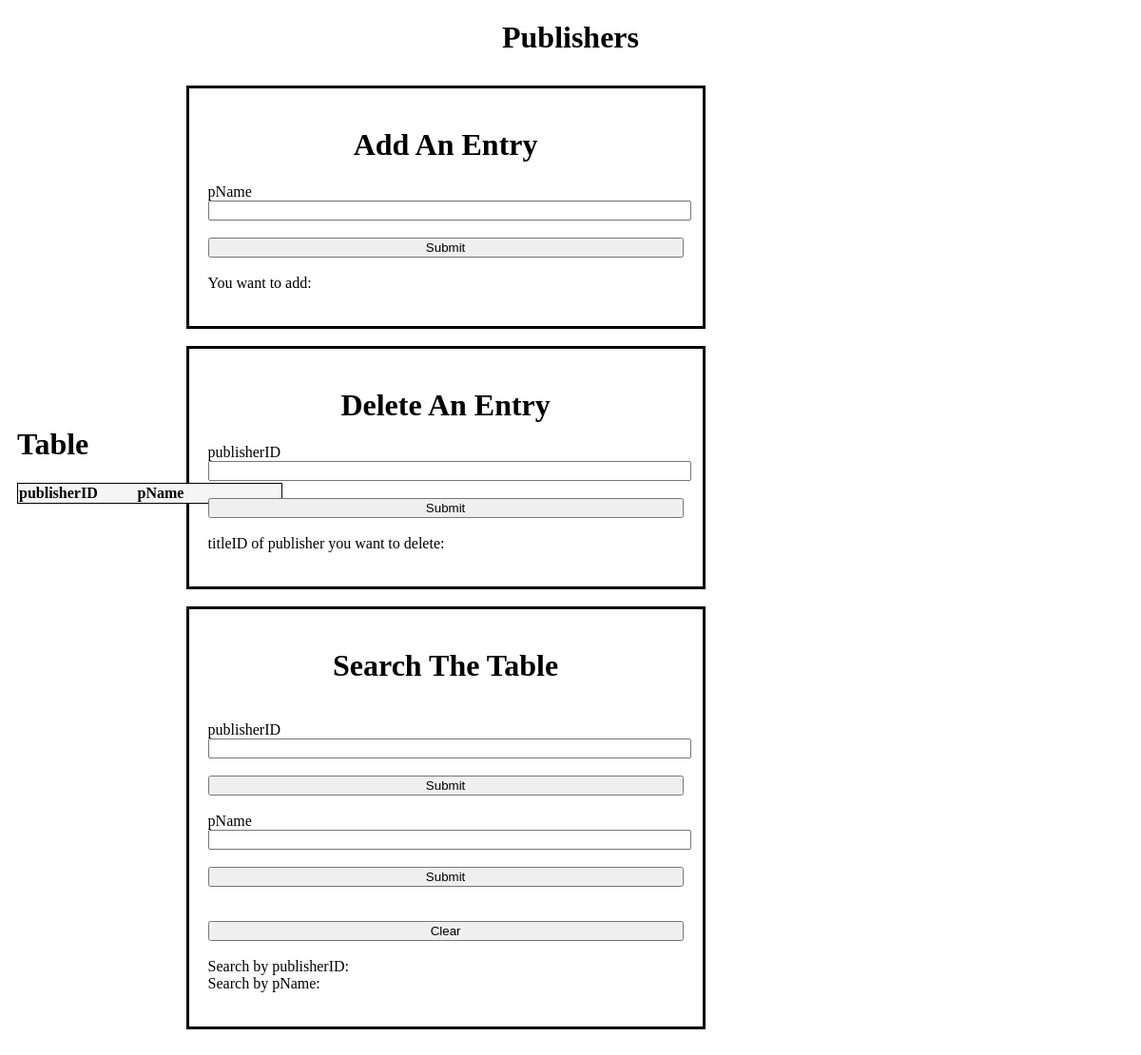
The page /publishers.php on the database as committed earlier.
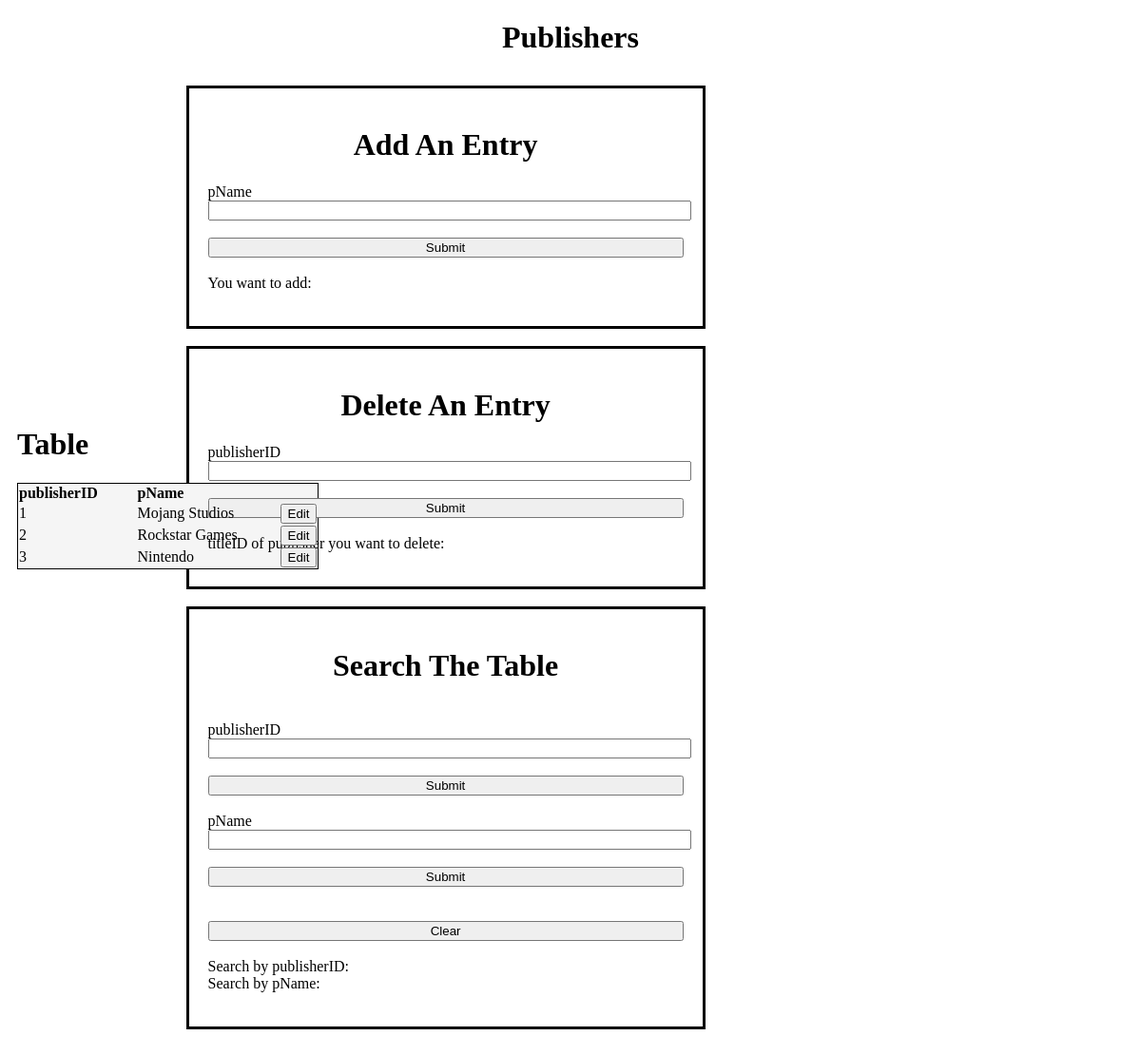
The same page on the database as committed later.
### tables this page shows
CREATE TABLE `Publishers` (
  `publisherID` int NOT NULL AUTO_INCREMENT,
  `titleID` int NOT NULL,
  `pName` varchar(100) NOT NULL,
  CONSTRAINT `unique_pName` UNIQUE (`pName`),
  PRIMARY KEY (`publisherID`),
  Key `titleID` (`titleID`),
  CONSTRAINT `publishers_titleID_fk` FOREIGN KEY (`titleID`) REFERENCES `Videogames` (`titleID`) ON DELETE CASCADE ON UPDATE CASCADE
);

### dbhost.php (called while the page is built, shortened)
<?php
 $who = 1;
 if ($who == 0){
    $username = "cs340_rosenauk";
    $password = "8003";
    $host = "classmysql.engr.oregonstate.edu";
    $connector = mysql_connect($host, $username, $password)
        or die("Unable to connect");
    $selected = mysql_select_db("cs340_rosenauk", $connector)
        or die("Unable to connect");
    $person = 'rosenauk';
 } else {
    $person = 'hernafra';
 }
?>

### publishers.php (the view, shortened to what this page needs)
<?php
 include_once 'dbhost.php';
 ?>
<!doctype html>
<html lang="en">
<head>
</head>
<body>
<?php
		$result = mysql_query("SELECT * FROM Publishers ORDER BY publisherID ASC");
		?>
	<h1 style="text-align:center;">
		Publishers
	</h1>
	<p style="text-align:center;>
		<?php
			echo "<a href='" . htmlspecialchars("https://web.engr.oregonstate.edu/~"
			. urlencode($person) . "/cs340/index.php") . "'>Home</a>";
		?>
		&nbsp
		<?php
			echo "<a href='" . htmlspecialchars("https://web.engr.oregonstate.edu/~"
			. urlencode($person) . "/cs340/videogames.php") . "'>Videogames</a>";
		?>
		&nbsp
		<?php
			echo "<a href='" . htmlspecialchars("https://web.engr.oregonstate.edu/~"
			. urlencode($person) . "/cs340/publishers.php") . "'>Publishers</a>";
		?>
		&nbsp
		<?php
			echo "<a href='" . htmlspecialchars("https://web.engr.oregonstate.edu/~"
			. urlencode($person) . "/cs340/platforms.php") . "'>Platforms</a>";
		?>
		&nbsp
		<?php
			echo "<a href='" . htmlspecialchars("https://web.engr.oregonstate.edu/~"
			. urlencode($person) . "/cs340/ratings.php") . "'>Ratings</a>";
		?>
		&nbsp
		<?php
			echo "<a href='" . htmlspecialchars("https://web.engr.oregonstate.edu/~"
			. urlencode($person) . "/cs340/PlatToVids.php") . "'>PlatToVids</a>";
		?>
	</p>
	<br>
	<br>
<div class="row">
	<div class="column" style="margin-left:15%;">
	<div class="section">
		<p>
			<h1 style="text-align:center;">Add An Entry</h1>
			<div class="container">
				<form>
				  <label>pName</label>
				  <input type="text" name="A_pName"><br />
				  <br>
				  <input style="width = 100px" type="submit">
				</form>
			</div>
			<br>
			You want to add:
		</p>
	</div>
	<br>
	<div class="section">
		<p>
			<h1 style="text-align:center;">Delete An Entry</h1>
			<div class="container">
				<form>
				  <label>publisherID</label>
				  <input type="number" name="D_publisherID"><br />
				  <br>
				  <input style="width = 100px" type="submit">
				</form>
			</div>
			<br>
			titleID of publisher you want to delete:
		</p>
	</div>
	<br>
	<div class="section">
		<p>
			<h1 style="text-align:center;">Search The Table</h1>
			<div class="container">
				<form>
				<br>
				  <label>publisherID</label>
				  <input type="number" name="S_publisherID"><br />
				  <br>
				  <input style="width = 100px" type="submit">
				</form>
				<form>
				<br>
				  <label>pName</label>
				  <input type="text" name="S_pName"><br />
				  <br>
				  <input style="width = 100px" type="submit">
				</form>
				<form>
				  <br>
				  <br>
				  <input style="width = 100px" type="submit" value="Clear">
				</form>
			</div>
			<br>
			Search by publisherID:
			<br>
			Search by pName:
		</p>
	</div>
	<br>
	<br>
	</div>
	<br>
	<div class="column">
	<p>
		<h1>Table</h1>
		<table style=" border:1px solid black; border-collapse: collapse; text-align: left;background-color: #F5F5F5;">
			<col width= "125px" />
			<col width= "150px" />
		  <tr>
			<th>publisherID</th>
			<th>pName</th>
			<th> </th>
		  </tr>
		  <?php
            while ($row = mysql_fetch_assoc($result)) {
                echo
                "<tr>
					<td>{$row['publisherID']}</td>
					<td>{$row['pName']}</td>
					<td><button>Edit</button></td>
				</tr>";
            }
            ?>
		</table>
	</p>
	</div>
</body>
</html>

Rows that differ between the two databases and show on the page:
added publishers: publisherID "1", pName "Mojang Studios"
added publishers: publisherID "2", pName "Rockstar Games"
added publishers: publisherID "3", pName "Nintendo"
